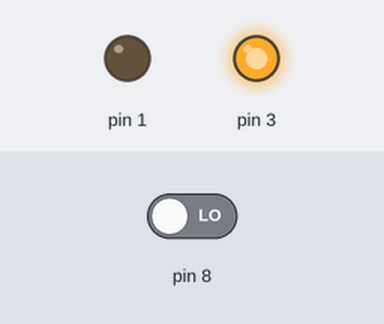
A sketch run on a simulated Arduino Uno, built with avr-gcc and run on an emulated ATmega328P. Parts: output pins drawn as LEDs (lit = HIGH). The test bench sets the inputs (shaded band); at power-on: pin 8 LOW.

Above: at 1.2 s.
1.3 s: pin 8 driven HIGH
At 2.4 s:
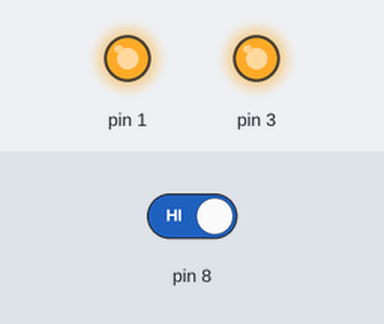
At 4.15 s:
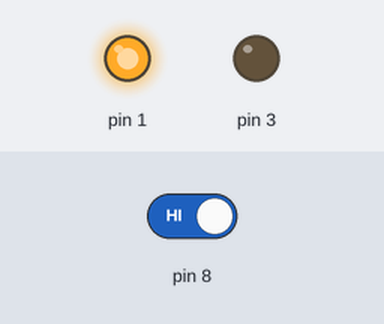
4.3 s: pin 8 driven LOW
At 4.7 s:
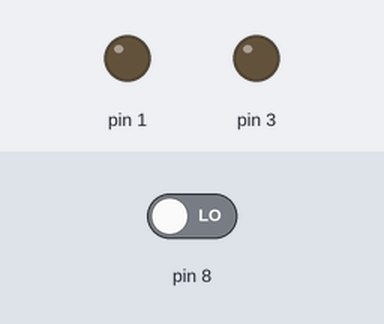
Timing chart, 0 to 13.3 s (numbered marks = the images above; inputs shaded):
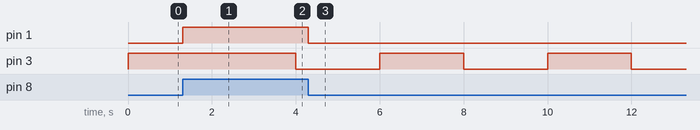

The sketch:

test1.ino
```cpp
constexpr unsigned long INTERVAL = 2000;
byte ledState = LOW;

void setup() {
  pinMode(1, OUTPUT);
  pinMode(8, INPUT);
  pinMode(3, OUTPUT);
  digitalWrite(3, HIGH);
}

void loop() {
  static unsigned long last_time_changed = 0;
  unsigned long elapsed_time = millis();

  if (elapsed_time - last_time_changed >= INTERVAL) {
    ledState = !ledState;
    digitalWrite(3, ledState);
    last_time_changed = elapsed_time;
  }
  digitalWrite(1, digitalRead(8));
}
```

Measured:
- after the input at 1.3 s, pin 1: LOW → HIGH at once
- after the input at 4.3 s, pin 1: HIGH → LOW at once
- by itself, pin 3: alternates HIGH for 2.0 s and LOW for 2.0 s
